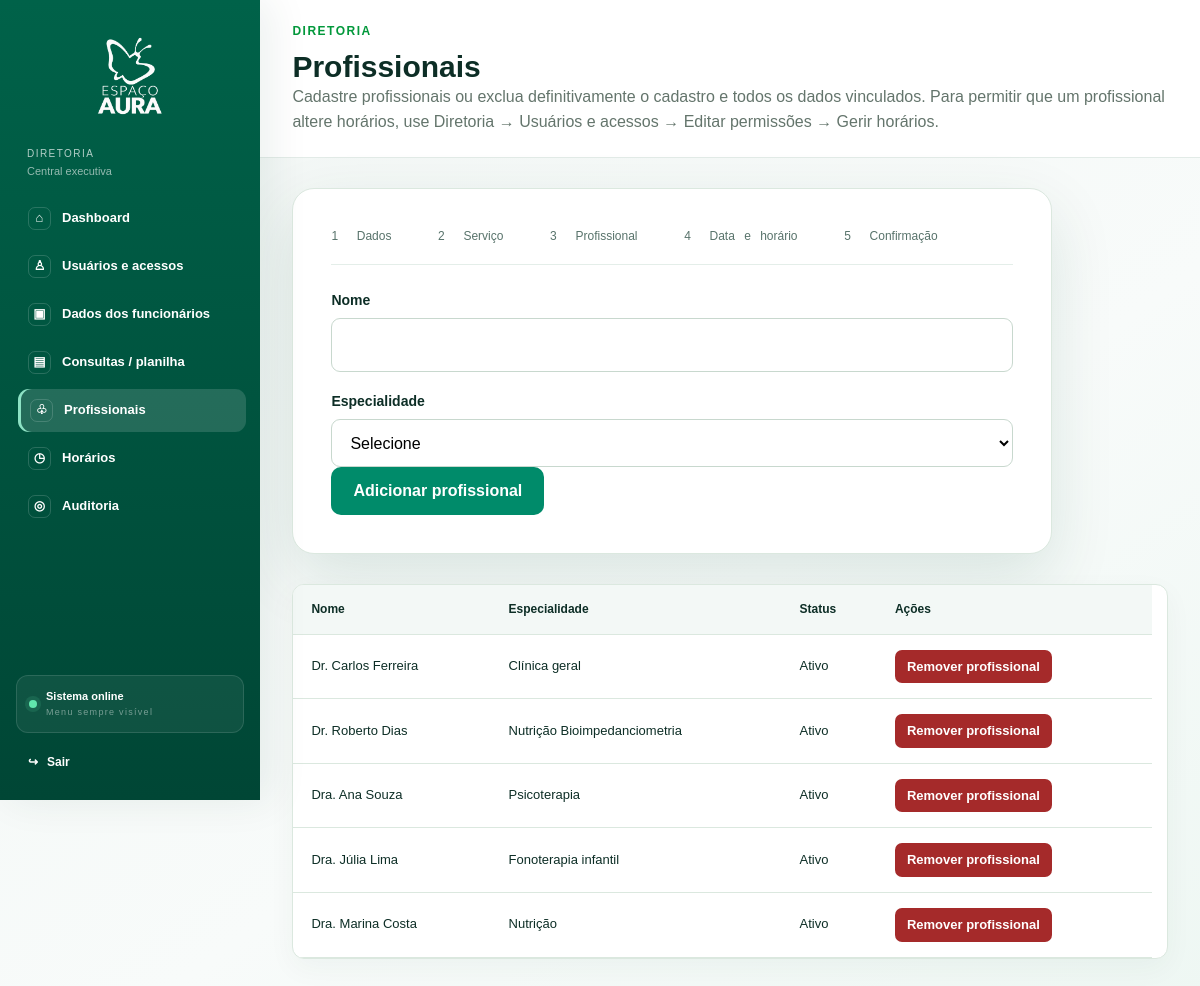
The app's page /admin/profissionais.php (signed in), older data.
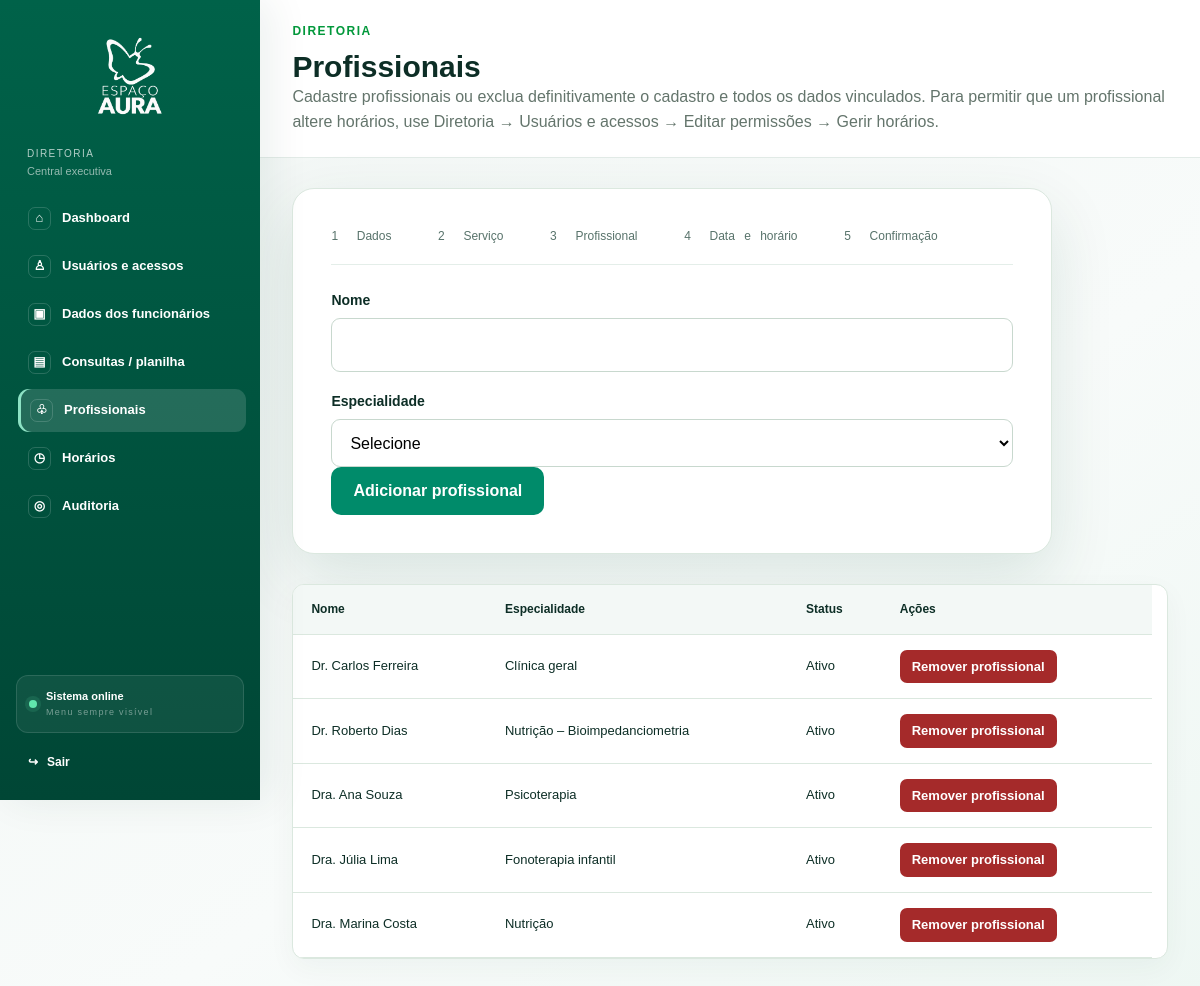
The same page, newer data.
### tables this page shows
CREATE TABLE profissionais (id INT AUTO_INCREMENT PRIMARY KEY,nome VARCHAR(100) NOT NULL,especialidade VARCHAR(100) NOT NULL,ativo TINYINT(1) NOT NULL DEFAULT 1);

### includes/rbac.php (called while the page is built, shortened)
<?php
function cargoAtual(): string { return $_SESSION['usuario_cargo'] ?? ''; }
function isDiretor(): bool { return cargoAtual()==='diretor'; }

### admin/profissionais.php (the view, shortened to what this page needs)
<?php
require_once '../diretor/sidebar.php';
require_once '../includes/rbac.php';
require_once '../conexao.php';
try {$prof=$pdo->query('SELECT * FROM profissionais ORDER BY nome')->fetchAll();}
catch(Throwable $e){$prof=[];flash('error','Não foi possível carregar os profissionais.');}
function conteudoProfissionais(array $prof): void { ?>
    <form method="post" class="form-card admin-form" id="novo-profissional" data-preserve>
      <label>Nome</label><input name="nome" maxlength="100" required>
      <label>Especialidade</label>
      <select name="especialidade" required>
        <option value="">Selecione</option>
      </select>
      <button class="btn" type="submit">Adicionar profissional</button>
    </form>
    <div class="table-wrapper" id="lista-profissionais"><table><thead><tr><th>Nome</th><th>Especialidade</th><th>Status</th><th>Ações</th></tr></thead><tbody>
    <?php foreach($prof as $p): ?>
      <tr>
        <td><?=htmlspecialchars($p['nome'])?></td><td><?=htmlspecialchars($p['especialidade'])?></td><td><?=$p['ativo']?'Ativo':'Inativo'?></td>
        <td><form method="post" data-confirm="Remover este profissional definitivamente? Consultas, horários, disponibilidades e eventual acesso vinculado também serão apagados. Esta ação não pode ser desfeita." data-confirm-ok="Remover definitivamente"><input type="hidden" name="excluir_id" value="<?=$p['id']?>"><button class="btn btn-danger btn-small" type="submit">Remover profissional</button></form></td>
      </tr>
    <?php endforeach; ?>
    </tbody></table></div>
<?php }
?><!doctype html><html lang="pt-BR"><head><link rel="stylesheet" href="../css/style.css"></head><body class="<?=isDiretor()?'director-page':''?>">
<?php if(isDiretor()): ?>
<div class="app-shell director-shell"><?php renderDiretorSidebar('profissionais','admin'); ?><main class="dashboard director-subpage"><div class="dash-head"><div><p class="eyebrow">DIRETORIA</p><h1>Profissionais</h1><p class="muted">Cadastre profissionais ou exclua definitivamente o cadastro e todos os dados vinculados. Para permitir que um profissional altere horários, use Diretoria → Usuários e acessos → Editar permissões → Gerir horários.</p></div></div><div class="director-content-wrap"><?php conteudoProfissionais($prof); ?></div></main></div>
<?php endif; ?><script src="../js/app.js"></script></body></html>

### diretor/sidebar.php
<?php
function renderDiretorSidebar(string $active='dashboard', string $context='diretor'): void {
    $isAdmin = $context === 'admin';
    $links = [
        'dashboard' => [$isAdmin ? '../diretor/index.php' : 'index.php', 'Dashboard', '⌂'],
        'usuarios' => [$isAdmin ? '../diretor/usuarios.php' : 'usuarios.php', 'Usuários e acessos', '♙'],
        'funcionarios' => [$isAdmin ? '../diretor/funcionarios.php' : 'funcionarios.php', 'Dados dos funcionários', '▣'],
        'relatorios' => [$isAdmin ? '../diretor/relatorios.php' : 'relatorios.php', 'Consultas / planilha', '▤'],
        'profissionais' => [$isAdmin ? 'profissionais.php' : '../admin/profissionais.php', 'Profissionais', '♧'],
        'horarios' => [$isAdmin ? 'horarios.php' : '../admin/horarios.php', 'Horários', '◷'],
        'auditoria' => [$isAdmin ? '../diretor/auditoria.php' : 'auditoria.php', 'Auditoria', '◎'],
    ];
    $logo = $isAdmin ? '../img/logo-aura-branca.png' : '../img/logo-aura-branca.png';
    $logout = $isAdmin ? '../logout.php' : '../logout.php';
    echo '<aside class="sidebar director-sidebar" aria-label="Navegação da diretoria">';
    echo '<a href="'.htmlspecialchars($links['dashboard'][0]).'" class="side-logo"><img src="'.htmlspecialchars($logo).'" alt="Espaço Aura"></a>';
    echo '<div class="director-nav-title"><small>DIRETORIA</small><span>Central executiva</span></div>';
    echo '<nav class="director-nav">';
    foreach ($links as $key=>$item) {
        [$href,$label,$icon]=$item;
        $class=$key===$active?' class="active"':'';
        echo '<a'.$class.' href="'.htmlspecialchars($href).'" aria-current="'.($key===$active?'page':'false').'"><span class="nav-icon" aria-hidden="true">'.$icon.'</span><span>'.$label.'</span></a>';
    }
    echo '</nav>';
    echo '<div class="director-sidebar-foot"><span class="sidebar-status-dot"></span><div><b>Sistema online</b><small>Menu sempre visível</small></div></div>';
    echo '<a class="director-logout" href="'.htmlspecialchars($logout).'"><span aria-hidden="true">↪</span> Sair</a>';
    echo '</aside>';
}

Row changes from the older to the newer data that the page shows:
changed profissionais "Dr. Roberto Dias": especialidade "Nutrição Bioimpedanciometria" → "Nutrição – Bioimpedanciometria"
